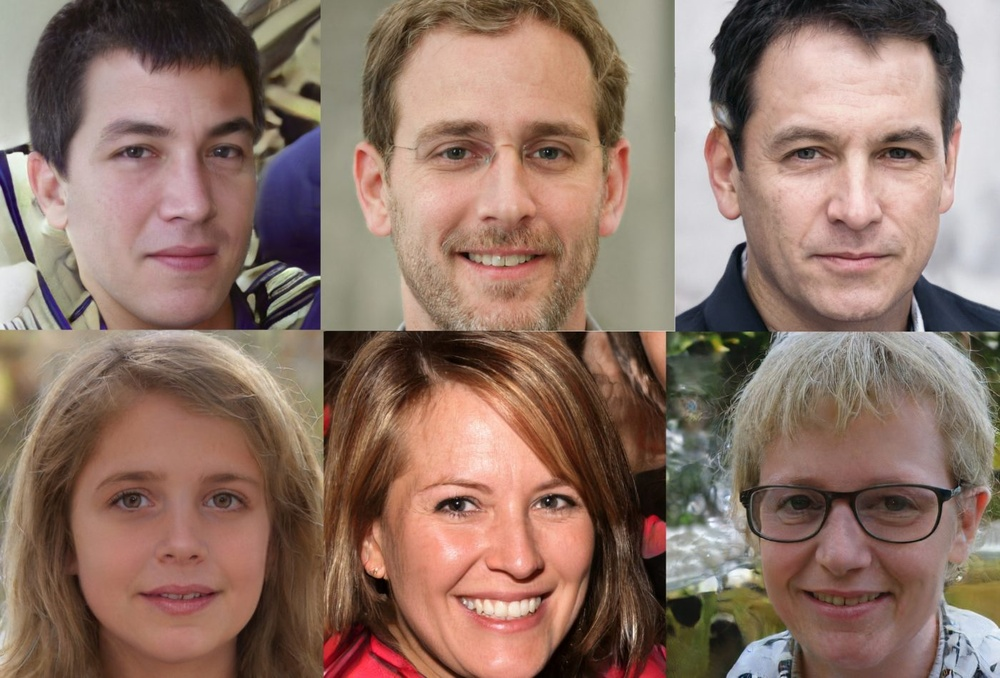
#> input picture python/windows/a.jpg, 1000 x 678 px, shrunk from 1400 x 949 before the run
$ python face_detect.py
#> lines starting #> are read from the running program, lines starting #| are printed output that depends on the picture; after the words box and inside, x2 and y2 are one past the last pixel; in counts of white or black regions, pixels touching at a corner belong together
import cv2
# 載入分類器
face_cascade = cv2.CascadeClassifier('./haarcascade_frontalface_default.xml')
# 讀取圖片
img = cv2.imread('a.jpg')
#> img is the input picture: shape (678, 1000, 3); mean B, G, R 103.4, 115.9, 142.9
# 轉成灰階圖片
gray = cv2.cvtColor(img, cv2.COLOR_BGR2GRAY)
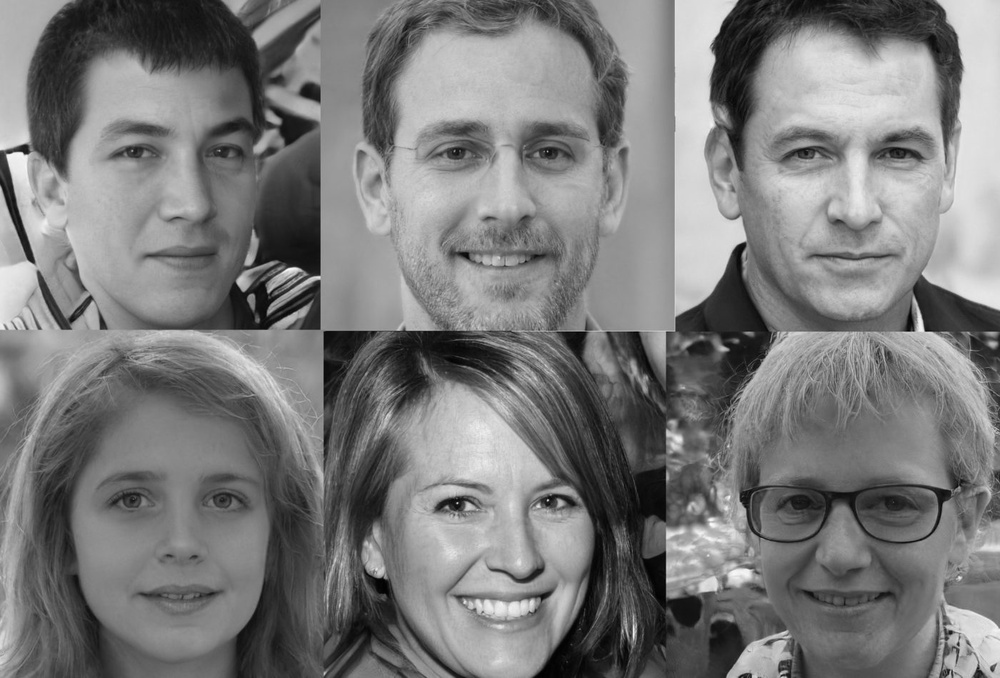
#> gray: shape (678, 1000); min 0, max 251, mean 122.6
# 偵測臉部
faces = face_cascade.detectMultiScale(
    gray,
    scaleFactor=1.08,
    minNeighbors=5,
    minSize=(32, 32))
#> faces = [[528, 292, 137, 137], [56, 55, 247, 247], [385, 418, 226, 226], [54, 405, 245, 245], [726, 61, 246, 246], [363, 42, 286, 286], [725, 422, 228, 228]]
# 繪製人臉部份的方框
for (x, y, w, h) in faces:
    cv2.rectangle(img, (x, y), (x + w, y + h), (0, 255, 0), 2)
#> this loop made 7 passes
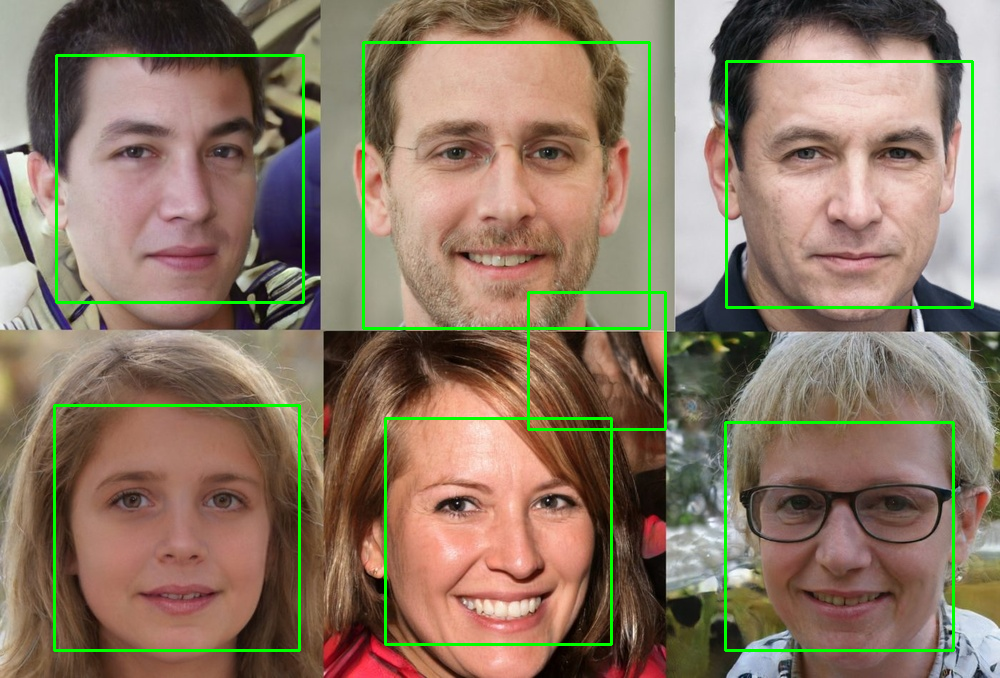
#> img: shape (678, 1000, 3); 2.85% of pixels changed, all inside (x1, y1, x2, y2) = (53, 41, 974, 652)
#(0, 255, 0)欄位可以變更方框顏色(Blue,Green,Red)
# 顯示成果
cv2.namedWindow('img', cv2.WINDOW_NORMAL)  #正常視窗大小
cv2.imshow('img', img)                     #秀出圖片
cv2.waitKey(0)                             #等待按下任一按鍵
cv2.destroyAllWindows()                    #關閉視窗
